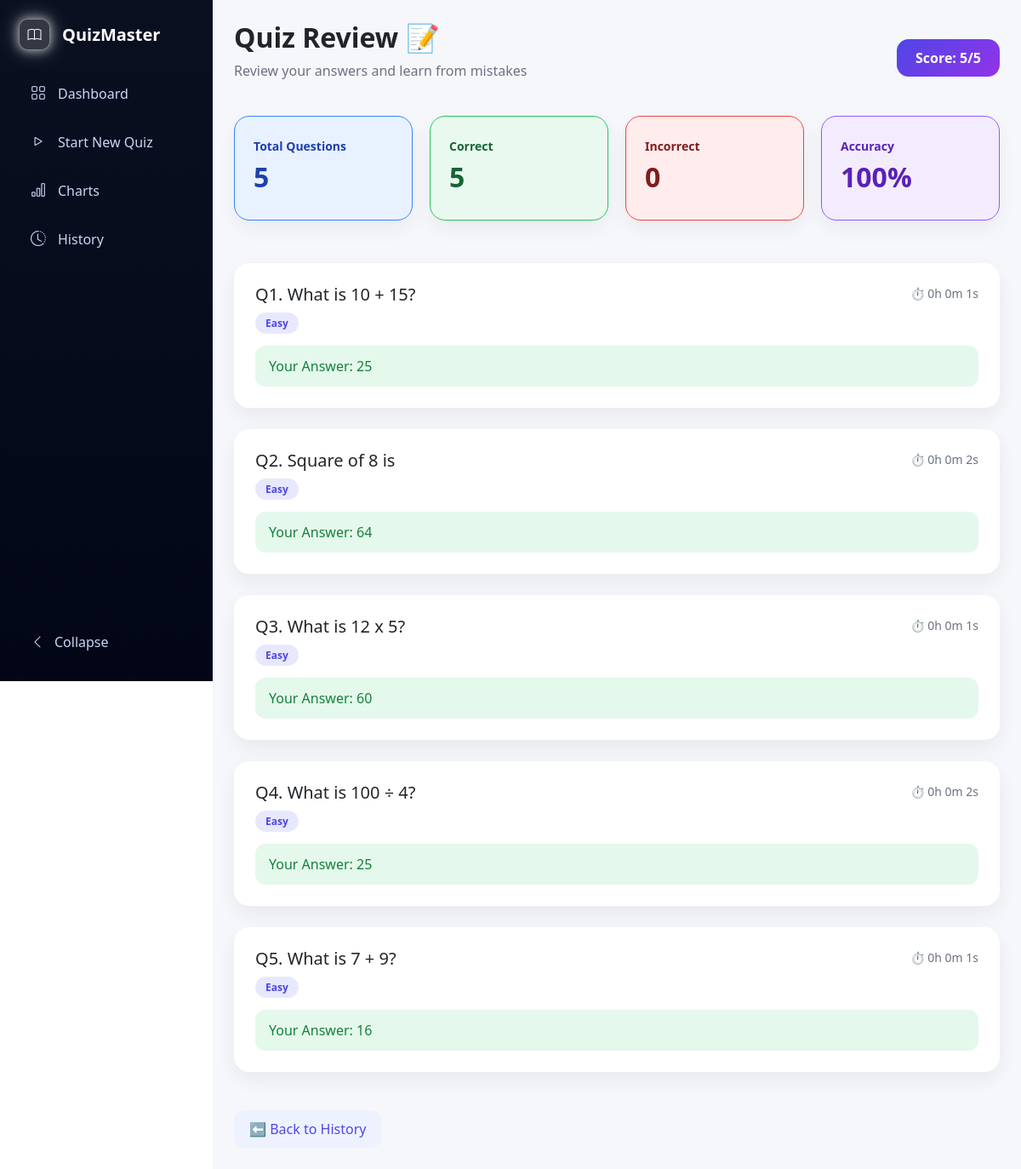
The page /user/review.php?attempt_id=93 (signed in) on the database its author committed.
### tables this page shows
CREATE TABLE `attempt_details` (
  `id` int(11) NOT NULL,
  `attempt_id` int(11) NOT NULL,
  `question_id` int(11) NOT NULL,
  `selected_option_id` int(11) DEFAULT NULL,
  `is_correct` tinyint(1) DEFAULT NULL,
  `time_taken` int(11) DEFAULT NULL
);

CREATE TABLE `questions` (
  `id` int(11) NOT NULL,
  `category_id` int(11) NOT NULL,
  `question` text NOT NULL,
  `difficulty` enum('easy','medium','hard') NOT NULL,
  `created_at` timestamp NOT NULL DEFAULT current_timestamp()
);

CREATE TABLE `options` (
  `id` int(11) NOT NULL,
  `question_id` int(11) NOT NULL,
  `option_text` varchar(255) NOT NULL,
  `is_correct` tinyint(1) DEFAULT 0
);

### user/review.php (the view, shortened to what this page needs)
<?php
require_once __DIR__ . "/../includes/db.php";
$role           = $_SESSION['role'];
$attempt_id     = isset($_GET['attempt_id']) ? (int)$_GET['attempt_id'] : 0;
$sql = "
SELECT
    q.question,
    q.difficulty,
    o.option_text AS selected_option,
    o.is_correct,
    ad.time_taken,
    (
        SELECT option_text
        FROM options
        WHERE question_id = q.id AND is_correct = 1
        LIMIT 1
    ) AS correct_option
FROM attempt_details ad
JOIN questions q ON ad.question_id = q.id
JOIN options o ON ad.selected_option_id = o.id
WHERE ad.attempt_id = ?
";
$stmt = mysqli_prepare($conn, $sql);
mysqli_stmt_bind_param($stmt, "i", $attempt_id);
mysqli_stmt_execute($stmt);
$result = mysqli_stmt_get_result($stmt);
$summarySql = "
SELECT
COUNT(*) AS total_q,
SUM(o.is_correct) AS correct,
SUM(CASE WHEN o.is_correct=0 THEN 1 ELSE 0 END) AS incorrect
FROM attempt_details ad
JOIN options o ON ad.selected_option_id=o.id
WHERE ad.attempt_id = $attempt_id
";
$summaryRes = mysqli_query($conn, $summarySql);
$sum = mysqli_fetch_assoc($summaryRes);
$totalQ = $sum['total_q'] ?? 0;
$correctQ = $sum['correct'] ?? 0;
$incorrectQ = $sum['incorrect'] ?? 0;
$accuracy = $totalQ ? round(($correctQ / $totalQ) * 100) : 0;
?>
<!DOCTYPE html>
<html>
<head>
    <link href="review.css" rel="stylesheet">
    <link href="https://cdn.jsdelivr.net/npm/bootstrap@5.3.2/dist/css/bootstrap.min.css" rel="stylesheet">
    <link href="https://cdn.jsdelivr.net/npm/bootstrap-icons@1.11.1/font/bootstrap-icons.css" rel="stylesheet">
</head>
<body>
<div class="wrapper">
    <div class="sidebar" id="sidebar">
            <div class="logo">
                <div class="logo-icon">
                    <i class="bi bi-book"></i>
                </div>
                <div class="logo-text">QuizMaster</div>
            </div>
            <?php
            $currentPage = basename($_SERVER['PHP_SELF']);
            ?>
            <div class="menu">
                <a class="side-link <?= $currentPage == "dashboard.php" ? 'active' : '' ?>" href="dashboard.php">
                    <i class="bi bi-grid"></i>
                    <span class="link-text">Dashboard</span>
                </a>
                <a class="side-link <?= $currentPage == "start_quiz.php" ? 'active' : '' ?>" href="start_quiz.php">
                    <i class="bi bi-play"></i>
                    <span class="link-text">Start New Quiz</span>
                </a>
                <a class="side-link <?= $currentPage == "charts.php" ? 'active' : '' ?>" href="charts.php">
                    <i class="bi bi-bar-chart"></i>
                    <span class="link-text">Charts</span>
                </a>
                <a class="side-link <?= $currentPage == "history.php" ? 'active' : '' ?>" href="history.php">
                    <i class="bi bi-clock-history"></i>
                    <span class="link-text">History</span>
                </a>
            </div>
            <div class="collapse-btn" id="toggleBtn">
                <i class="bi bi-chevron-left"></i>
                <span class="link-text">Collapse</span>
            </div>
        </div>
    <div class="page-wrapper">
        <div class="summary-wrapper">
            <div class="summary-header">
                <div>
                    <h2>Quiz Review 📝</h2>
                    <p>Review your answers and learn from mistakes</p>
                </div>
                <div class="score-pill">
                    Score: <?= $correctQ ?>/<?= $totalQ ?>
                </div>
            </div>
            <div class="summary-grid">
                <div class="summary-card blue">
                    <span>Total Questions</span>
                    <h3><?= $totalQ ?></h3>
                </div>
                <div class="summary-card green">
                    <span>Correct</span>
                    <h3><?= $correctQ ?></h3>
                </div>
                <div class="summary-card red">
                    <span>Incorrect</span>
                    <h3><?= $incorrectQ ?></h3>
                </div>
                <div class="summary-card purple">
                    <span>Accuracy</span>
                    <h3><?= $accuracy ?>%</h3>
                </div>
            </div>
        </div>
        <?php $i = 1; ?>
        <?php while ($row = mysqli_fetch_assoc($result)): ?>
            <?php
            $seconds = (int)$row['time_taken'];
            $h = floor($seconds / 3600);
            $m = floor(($seconds % 3600) / 60);
            $s = $seconds % 60;
            $formattedTime = "{$h}h {$m}m {$s}s";
            ?>
            <div class="review-card">
                <div class="d-flex justify-content-between align-items-start">
                    <div>
                        <h5 class="mb-2">
                            Q<?= $i++ ?>.
                            <?= htmlspecialchars($row['question']) ?>
                        </h5>
                        <span class="difficulty-badge">
                            <?= htmlspecialchars(ucfirst($row['difficulty'])) ?>
                        </span>
                    </div>
                    <div class="text-end time-text">
                        ⏱ <?= $formattedTime ?>
                    </div>
                </div>
                <div class="mt-3">
                    <div class="answer-box <?= $row['is_correct'] ? 'correct' : 'wrong' ?>">
                        Your Answer:
                        <?= htmlspecialchars($row['selected_option']) ?>
                    </div>
                </div>
            </div>
        <?php endwhile; ?>
        <?php if ($role === 'admin'): ?>
            <a href="../admin/view_attempts.php" class="back-btn">
                ⬅ Back to Attempts
            </a>
        <?php else: ?>
            <a href="history.php" class="back-btn">
                ⬅ Back to History
            </a>
        <?php endif; ?>
    </div>
</div>
</body>
</html>

### user/review.css (style rules this page uses)
body { background:#f6f8fc; font-family:system-ui,-apple-system,Segoe UI,Roboto; }
body { background:#f6f8fc; font-family:system-ui,-apple-system,BlinkMacSystemFont,"Segoe UI",Roboto; margin:0; }
.wrapper { display:flex; min-height:100vh; }
.logo { display:flex; align-items:center; gap:14px; color:#fff; transform-origin:left center; will-change: transform; margin-bottom:25px; transition: transform 0.6s cubic-bezier(0.16,1,0.3,1), filter 0.6s ease; }
.logo-icon { width:37px; height:37px; border-radius:10px; background:rgba(255,255,255,0.171); border:1px solid rgba(255,255,255,0.363); display:flex; align-items:center; justify-content:center; position:relative; overflow:hidden; box-shadow: 0 0 12px rgba(255,255,255,0.6), 0 0 25px rgba(255,255,255,0.4); }
.logo-icon::after { content:""; position:absolute; top:0; left:-150%; width:80%; height:100%; background:linear-gradient( 120deg, transparent, rgba(255,255,255,0.35), transparent ); animation:shine-wave 3s infinite; }
.logo-icon i { font-size:16px; color:#fff; }
.sidebar { position: fixed; top: 0; left: 0; width:250px; height:100vh; background:linear-gradient(180deg,#0b1020,#020617); padding:22px; display:flex; flex-direction:column; transition:width .35s ease; z-index:1000; }
.logo-text { font-size:20px; font-weight:700; }
.side-link { display:flex; align-items:center; gap:14px; padding:12px 14px; color:#cbd5f5; text-decoration:none; border-radius:10px; margin-bottom:6px; transition: background .25s ease, color .25s ease; }
.side-link i { font-size:18px; }
.collapse-btn { margin-top:auto; display:flex; align-items:center; gap:12px; padding:12px 14px; color:#cbd5f5; cursor:pointer; }
.sidebar, .page-wrapper { transition: all .35s ease; }
.page-wrapper { width: 100%; margin-left:250px; min-height:100vh; padding:25px; background:#f5f7fb; transition:margin-left .35s ease; }
.summary-wrapper { margin-bottom:50px; }
.summary-header { display:flex; justify-content:space-between; align-items:center; margin-bottom:25px; }
.summary-header h2 { font-weight:700; }
.summary-header p { color:#6b7280; }
.score-pill { background:linear-gradient(135deg,#4f46e5,#9333ea); color:#fff; padding:10px 22px; border-radius:14px; font-weight:600; }
.summary-grid { display:grid; grid-template-columns:repeat(auto-fit,minmax(200px,1fr)); gap:20px; }
.summary-card { padding:22px; border-radius:18px; background:#fff; box-shadow:0 10px 25px rgba(0,0,0,.05); }
.summary-card span { font-size:14px; font-weight:600; }
.summary-card h3 { margin-top:6px; font-size:32px; font-weight:700; }
.summary-card.blue { background:#e8f1ff; color:#1e40af; border:1px solid #3b82f6; }
.summary-card.green { background:#e9f9ef; color:#166534; border:1px solid #22c55e; }
.summary-card.red { background:#ffecec; color:#7f1d1d; border:1px solid #ef4444; }
.summary-card.purple { background:#f3ecff; color:#5b21b6; border:1px solid #8b5cf6; }
.review-card { background:#fff; border-radius:18px; padding:25px; box-shadow:0 10px 25px rgba(0,0,0,.06); margin-bottom:25px; transition:.3s ease; }
.difficulty-badge { padding:4px 12px; border-radius:20px; font-size:12px; font-weight:600; background:rgba(99,102,241,.15); color:#4f46e5; }
.answer-box { padding:12px 16px; border-radius:12px; font-weight:500; margin-top:8px; }
.correct { background:rgba(34,197,94,.12); color:#15803d; }
.time-text { font-size:14px; color:#6b7280; }
.back-btn { display:inline-block; margin-top:20px; padding:10px 18px; border-radius:12px; background:#eef2ff; text-decoration:none; font-weight:500; color:#4f46e5; }

### rows shown on the page
attempt_details: question.question "What is 10 + 15?", question.difficulty "Easy", time_taken "0h 0m 1s", selected_option.option_text "25"
attempt_details: question.question "Square of 8 is", question.difficulty "Easy", time_taken "0h 0m 2s", selected_option.option_text "64"
attempt_details: question.question "What is 12 x 5?", question.difficulty "Easy", time_taken "0h 0m 1s", selected_option.option_text "60"
attempt_details: question.question "What is 100 ÷ 4?", question.difficulty "Easy", time_taken "0h 0m 2s", selected_option.option_text "25"
attempt_details: question.question "What is 7 + 9?", question.difficulty "Easy", time_taken "0h 0m 1s", selected_option.option_text "16"

### other values the page prints
$correctQ "5"
$totalQ "5"
$incorrectQ "0"
$accuracy "100"
